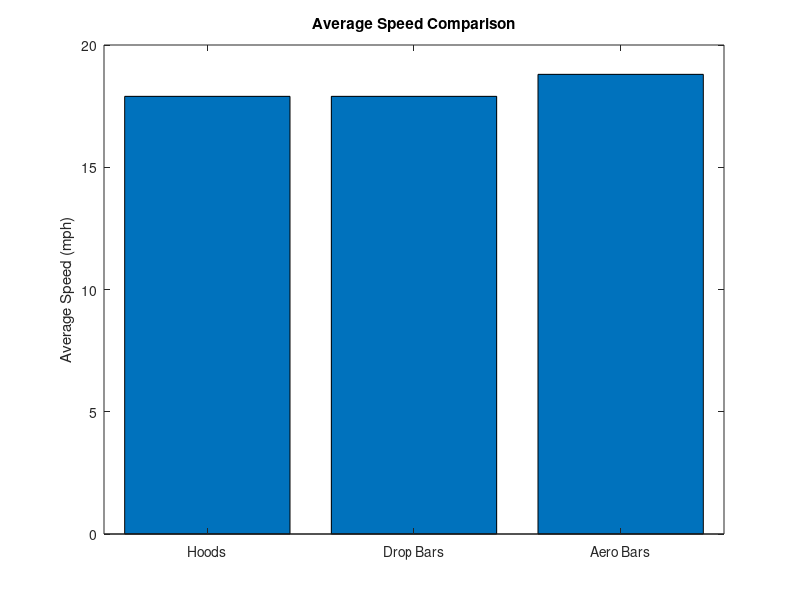
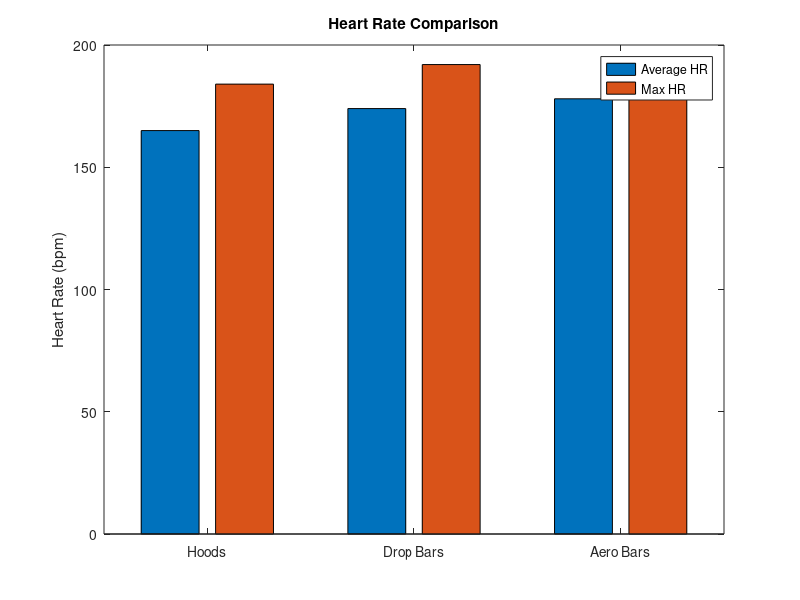
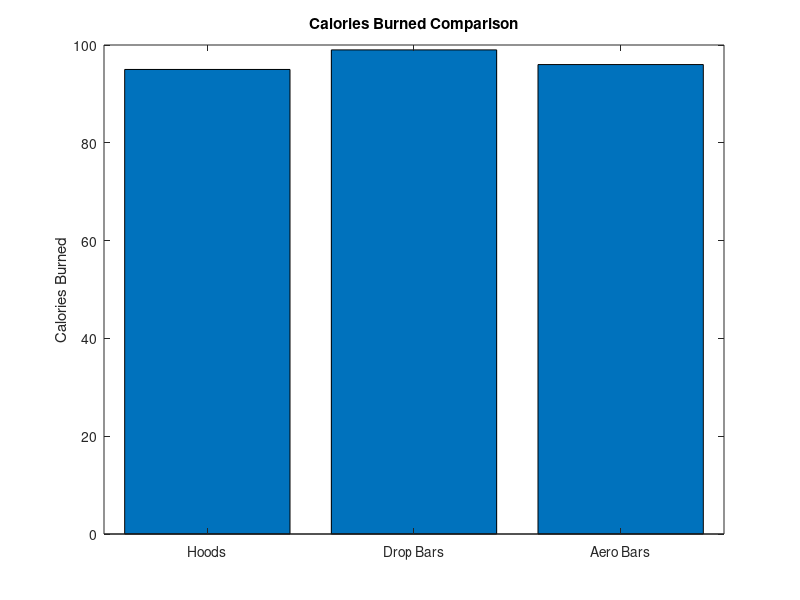
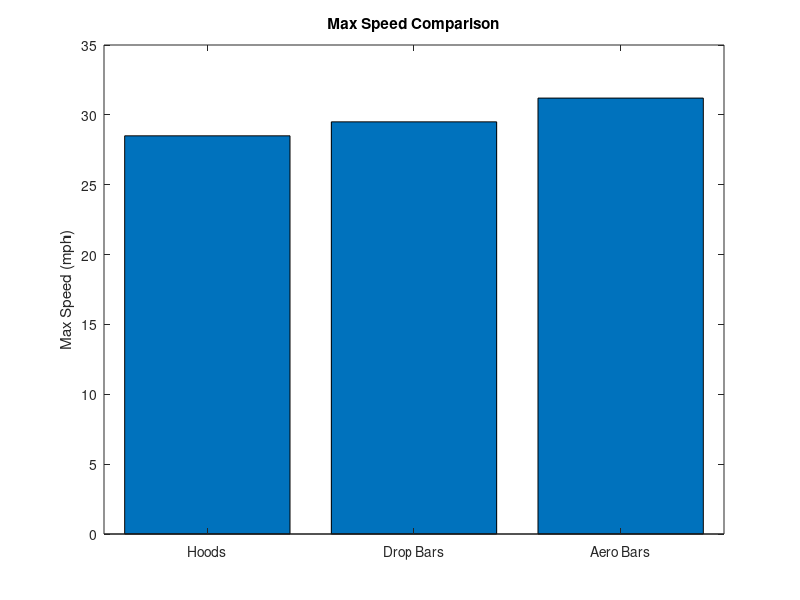

These charts were generated, in order, by the following MATLAB code:
positions = {'Hoods', 'Drop Bars', 'Aero Bars'};
avg_speed = [17.9, 17.9, 18.8];
avg_hr = [165, 174, 178];
max_hr = [184, 192, 187];
calories = [95, 99, 96];
max_speed = [28.5, 29.5, 31.2];
time_sec = [508.6, 505.2, 482];

% Average Speed
figure;
bar(avg_speed);
set(gca, 'xticklabel', positions);
ylabel('Average Speed (mph)');
title('Average Speed Comparison');

% Heart Rate
figure;
bar([avg_hr; max_hr]');
set(gca, 'xticklabel', positions);
legend('Average HR', 'Max HR');
ylabel('Heart Rate (bpm)');
title('Heart Rate Comparison');

% Calories Burned
figure;
bar(calories);
set(gca, 'xticklabel', positions);
ylabel('Calories Burned');
title('Calories Burned Comparison');

% Max Speed
figure;
bar(max_speed);
set(gca, 'xticklabel', positions);
ylabel('Max Speed (mph)');
title('Max Speed Comparison');

% Time
figure;
bar(time_sec);
set(gca, 'xticklabel', positions);
ylabel('Time to complete 2.5 mi (s)');
title('Time Comparison (lower is better)');
